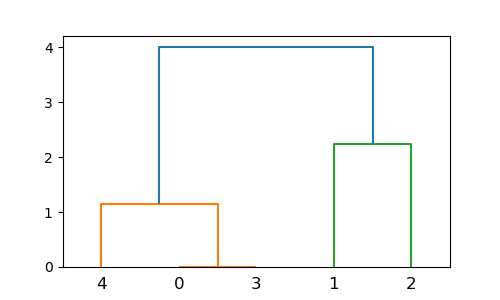

Generate this figure with Python:
from scipy.cluster.hierarchy import dendrogram, linkage
from scipy.cluster.hierarchy import fcluster
from matplotlib import pyplot as plt

'''

linkage(y, method=’single’, metric=’euclidean’) 共包含3个参数: 
1. y是距离矩阵,可以是1维压缩向量（距离向量），也可以是2维观测向量（坐标矩阵）。
若y是1维压缩向量，则y必须是n个初始观测值的组合，n是坐标矩阵中成对的观测值。
2. method是指计算类间距离的方法。



除了'single'，还有其他常用的链接方法，包括：

Complete Linkage (method='complete')：也称为最大链接方法，它定义两个簇之间的距离为两个簇中最远两个点之间的距离。

Average Linkage (method='average')：使用两个簇中所有点之间的平均距离来定义簇之间的距离。

Centroid Linkage (method='centroid')：使用两个簇的质心之间的距离来定义簇之间的距离。

Ward Linkage (method='ward')：使用Ward's 方法来定义簇之间的距离，该方法最小化合并两个簇时的总方差增加量。

'''

'''

fcluster(Z, t, criterion=’inconsistent’, depth=2, R=None, monocrit=None) 
1.第一个参数Z是linkage得到的矩阵,记录了层次聚类的层次信息; 
2.t是一个聚类的阈值-“The threshold to apply when forming flat clusters”。

'''

X = [[1, 2], [3, 2], [4, 4], [1, 2], [1, 3]]
Z = linkage(X, 'ward')
f = fcluster(Z, 10, 'distance')
fig = plt.figure(figsize=(5, 3))
dn = dendrogram(Z)
print(Z)
plt.show()
